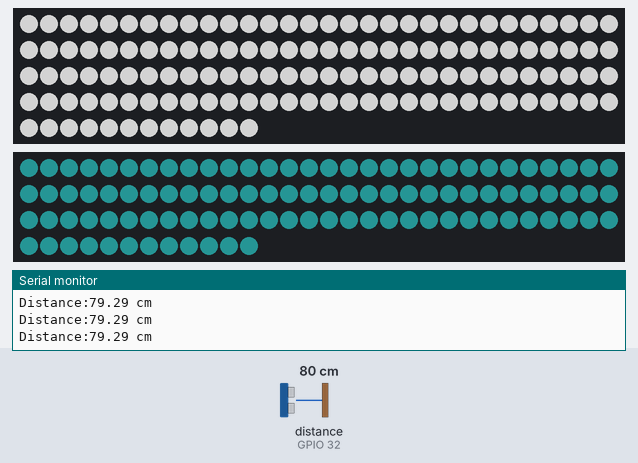
Bench run of a program on a simulated ESP32. Parts: 132 RGB LEDs in strip order, left to right, continuing on the next row, 102 RGB LEDs in strip order, left to right, continuing on the next row, the last lines printed to the serial monitor. Wiring (inferred from the names in the program): ultrasonic range finder: trigger GPIO 32; echo GPIO 32. Inputs (shaded band) come from the test bench; at power-on: distance to the obstacle (sensor on GPIO 32) 80 cm. The echo pulse lasts 58.3 µs per cm; dim RGB values are drawn brighter than linear.

Above: at 2.2 s.
2.3 s: distance to the obstacle (sensor on GPIO 32) set to 12 cm
4.0 s: distance to the obstacle (sensor on GPIO 32) set to 9 cm
At 5.2 s:
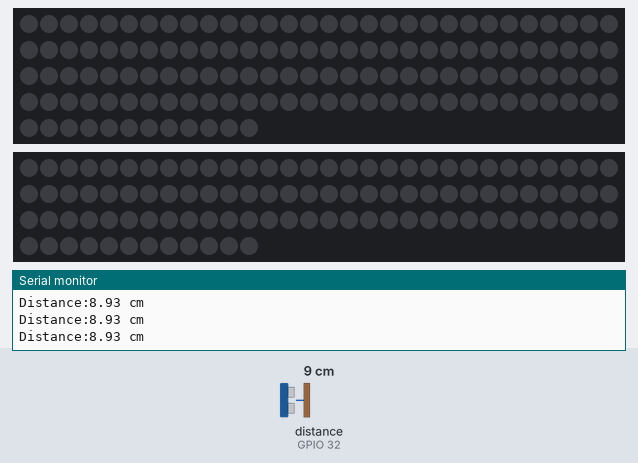
5.9 s: distance to the obstacle (sensor on GPIO 32) set to 18 cm
At 7.4 s:
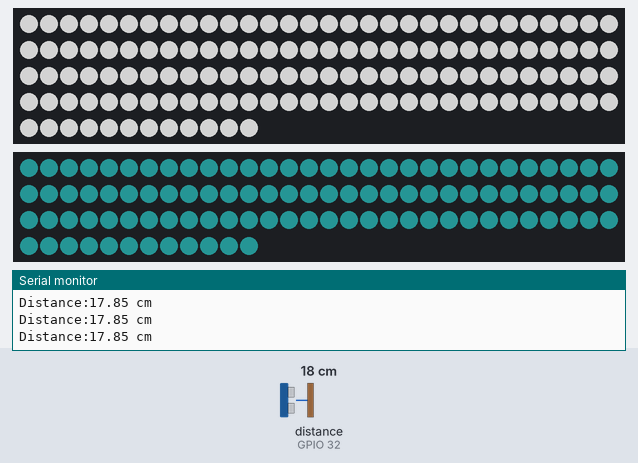
7.7 s: distance to the obstacle (sensor on GPIO 32) set to 2 cm
At 8.6 s:
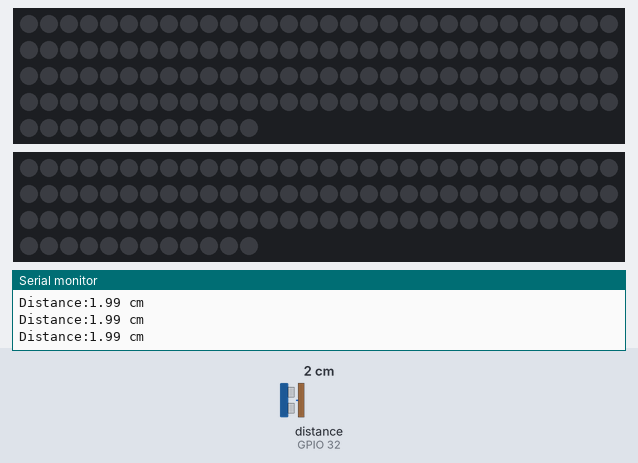
Timing chart, 0 to 10.6 s (numbered marks = the images above; inputs shaded):
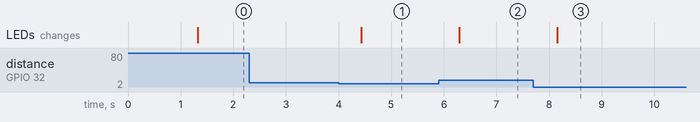

The program:

main.cpp
```cpp
#include <Arduino.h>
#include <Adafruit_NeoPixel.h>

#define ultrasoundPin 32// Trigger Pin
#define top_led_pin 14
#define bottom_led_pin 13

#define top_led_num 44*3
#define bottom_led_num 44+29+29

Adafruit_NeoPixel top_led = Adafruit_NeoPixel(top_led_num, top_led_pin, NEO_GRB + NEO_KHZ800);
Adafruit_NeoPixel bottom_led = Adafruit_NeoPixel(bottom_led_num, bottom_led_pin, NEO_GRB + NEO_KHZ800);

double Duration = 0; //受信した間隔
double Distance = 0; //距離

void setup() {
	Serial.begin(115200);
  Serial.println("Hello");

  top_led.begin();
	bottom_led.begin();

	top_led.setPixelColor(3, 127, 127, 0);
	bottom_led.setPixelColor(3, 127, 127, 127);
	top_led.show();
	bottom_led.show();

	delay(1000);
}

void loop() {
	pinMode( ultrasoundPin, OUTPUT );
  digitalWrite(ultrasoundPin, LOW);
  delayMicroseconds(2);
  digitalWrite( ultrasoundPin, HIGH ); //超音波を出力
  delayMicroseconds( 10 ); //
  digitalWrite( ultrasoundPin, LOW );

	pinMode( ultrasoundPin, INPUT );
  Duration = pulseIn( ultrasoundPin, HIGH ,10000); //センサからの入力
  if (Duration > 0) {
    Duration = Duration/2; //往復距離を半分にする
    Distance = Duration*340*100/1000000; // 音速を340m/sに設定
    Serial.print("Distance:");
    Serial.print(Distance);
    Serial.println(" cm");
  }else{
		Serial.println(Duration);
		Distance = 0;
	}
  delay(300);

	if(Distance > 10 || Distance == 0){
		for(int i=0; i<top_led_num; i++){
			top_led.setPixelColor(i, 127, 127, 127);
		}
		for(int i=0; i<bottom_led_num; i++){
			bottom_led.setPixelColor(i, 5, 20, 20);
		}
	}else{
		for(int i=0; i<top_led_num; i++){
			top_led.setPixelColor(i, 0, 0, 0);
		}
		for(int i=0; i<bottom_led_num; i++){
			bottom_led.setPixelColor(i, 0, 0, 0);
		}
	}
	top_led.show();
	bottom_led.show();

}
```

Measured:
- the behaviour switches between 11 and 10 cm on distance to the obstacle (sensor on GPIO 32) (found by bisection; images 0 and 1)
- after the input at 4.0 s, the LEDs: change after 0.43 s (image 1)
- after the input at 5.9 s, the LEDs: change after 0.39 s (image 2)
- after the input at 7.7 s, the LEDs: change after 0.45 s (image 3)
